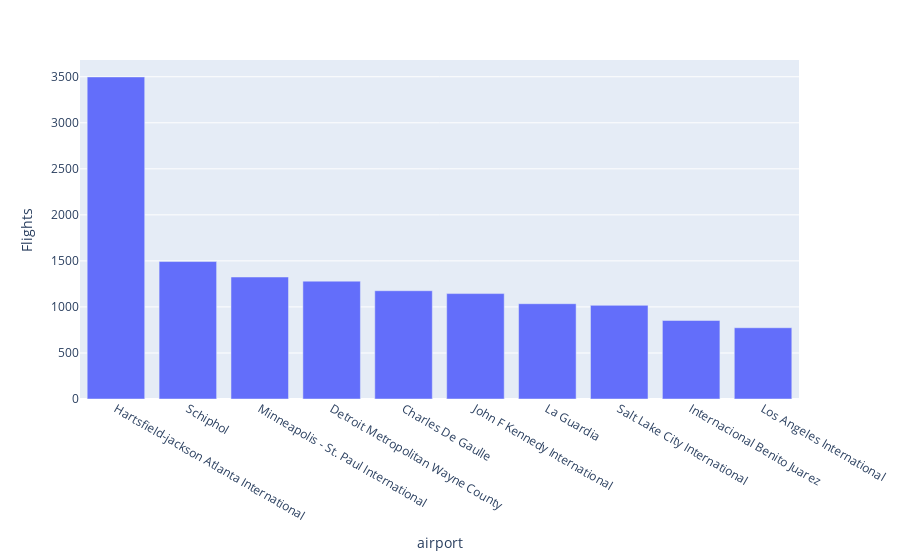

The notebook cell saved with this chart:
### Markdown cell above
### TOP 10 Airports with more flights in departure

### Code cell
temp_df = query_db("""SELECT COUNT(*) as Flights, depart_airport as airport 
                        FROM flights  
                        GROUP BY depart_airport 
                        ORDER BY Flights DESC
                        LIMIT 10""")


fig = px.bar(temp_df, x="airport", y="Flights")
fig.show()

### Figure 1 — Plotly figure (JSON) as saved in the notebook; plotly's stock layout.template omitted (floating-point values rounded to 4 significant figures)
{"data": [{"alignmentgroup": "True", "hovertemplate": "airport=%{x}<br>Flights=%{y}<extra></extra>", "legendgroup": "", "marker": {"color": "#636efa", "pattern": {"shape": ""}}, "name": "", "offsetgroup": "", "orientation": "v", "showlegend": false, "textposition": "auto", "type": "bar", "x": ["Hartsfield-jackson Atlanta International", "Schiphol", "Minneapolis - St. Paul International", "Detroit Metropolitan Wayne County", "Charles De Gaulle", "John F Kennedy International", "La Guardia", "Salt Lake City International", "Internacional Benito Juarez", "Los Angeles International"], "xaxis": "x", "y": [3498, 1493, 1325, 1280, 1176, 1145, 1035, 1017, 853, 774], "yaxis": "y"}], "layout": {"barmode": "relative", "legend": {"tracegroupgap": 0}, "margin": {"t": 60}, "xaxis": {"anchor": "y", "domain": [0, 1], "title": {"text": "airport"}}, "yaxis": {"anchor": "x", "domain": [0, 1], "title": {"text": "Flights"}}}}
